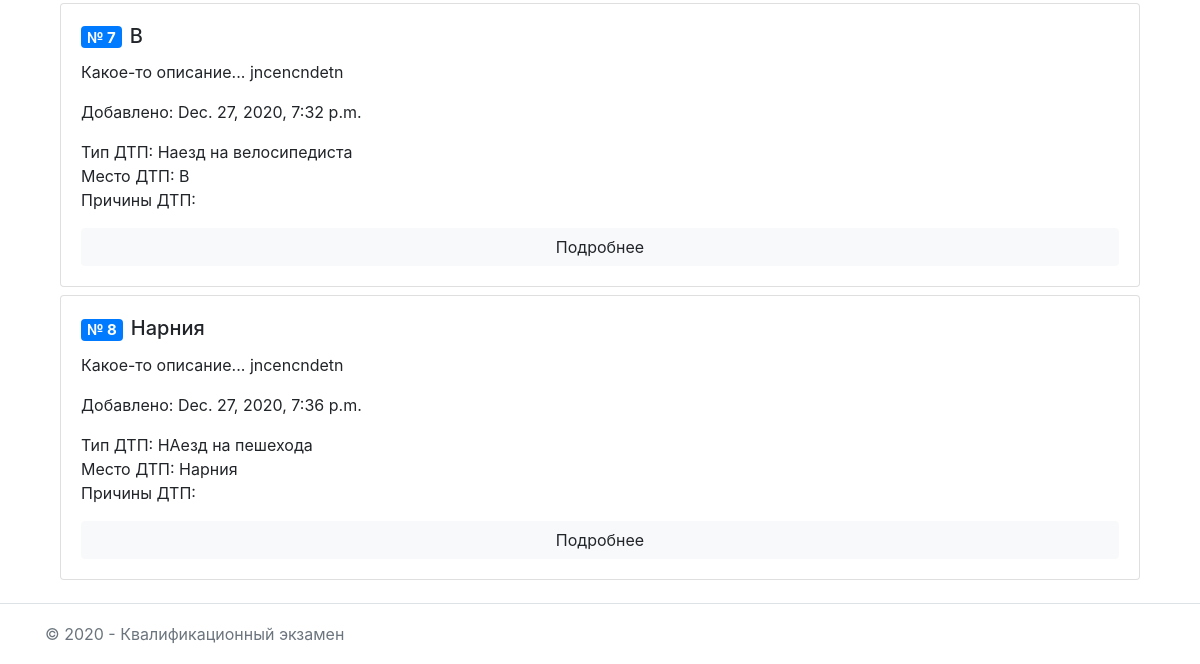
The app's page /allIncidents/ (lower part), older data.
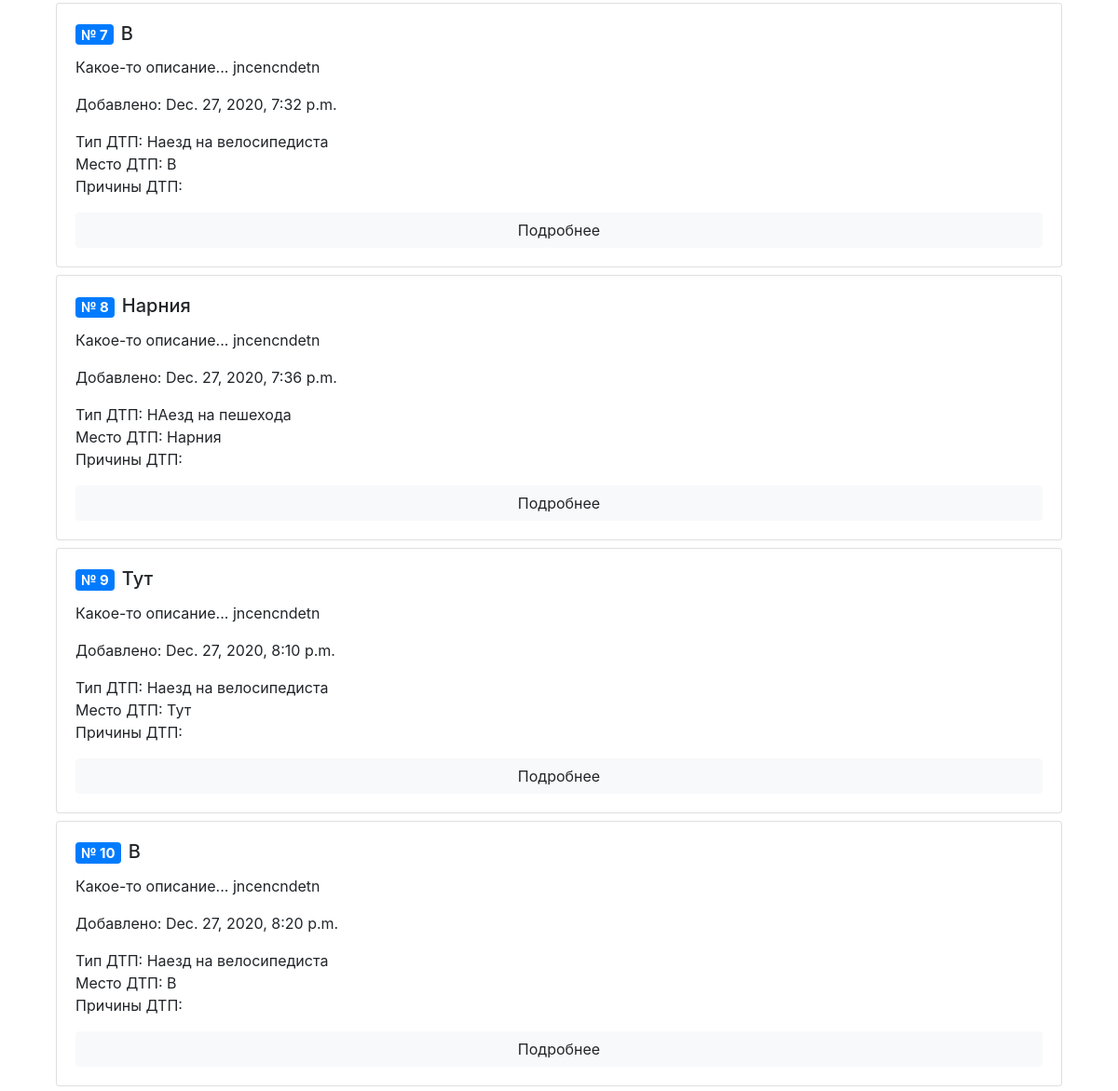
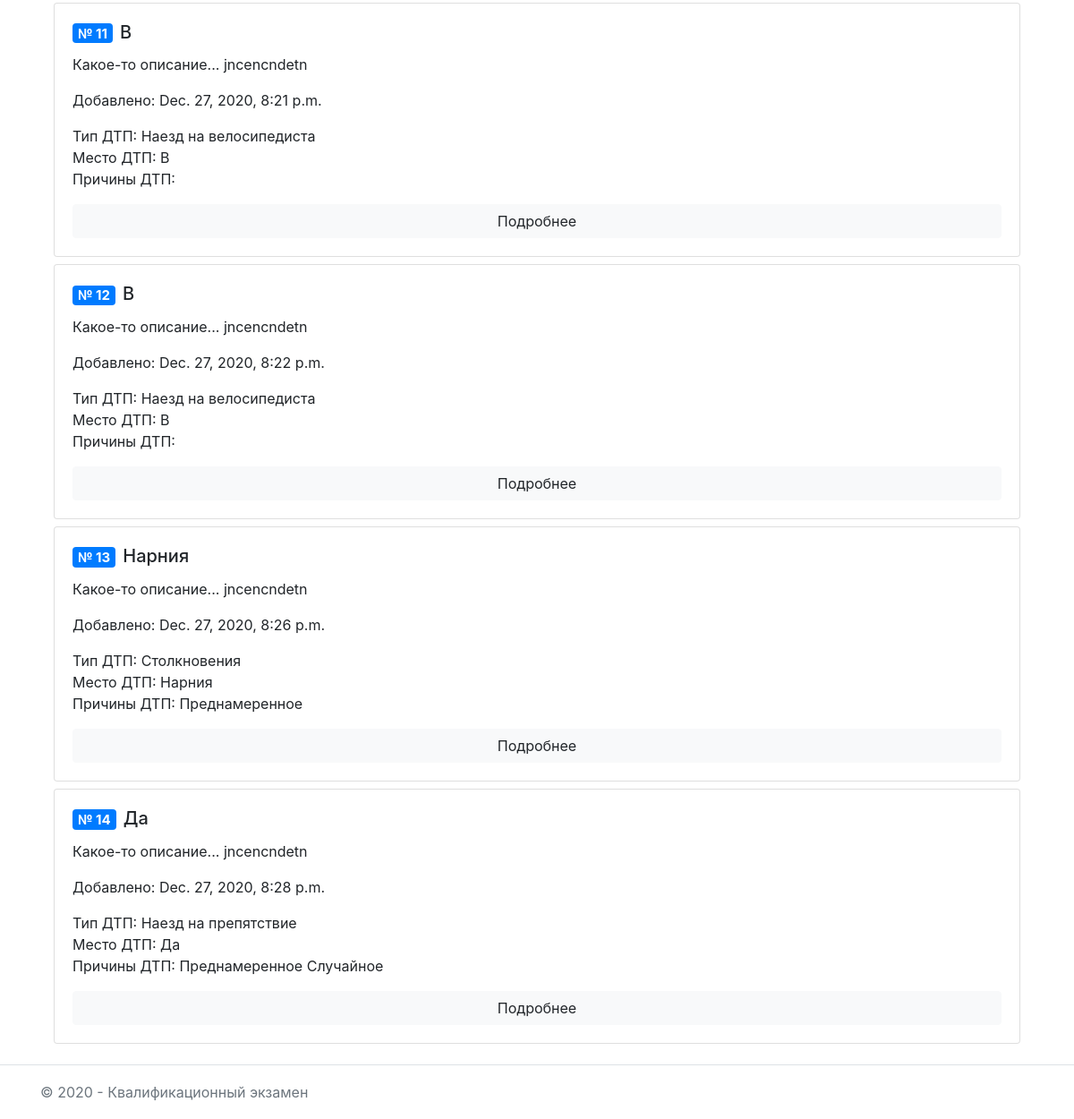
The same page, newer data (2 pictures, top to bottom).
### GAI/models.py (models this page shows)
class cards(models.Model):
    date = models.DateTimeField(auto_now_add=True)
    place = models.CharField(max_length=500)
    incident = models.ForeignKey(type_incident, on_delete=models.CASCADE)
    driver = models.ForeignKey(drivers, on_delete=models.CASCADE)
    died_count = models.IntegerField()
    injured_count = models.IntegerField()
    car = models.ForeignKey(cars, on_delete=models.CASCADE)
    weather = models.ForeignKey(conditionals, on_delete=models.CASCADE)
    prichiny = models.ManyToManyField(reasons_DTP)

class type_incident(models.Model):
    name = models.CharField(max_length=220)

class reasons_DTP(models.Model):
    name = models.CharField(max_length=228)

### GAI/views.py (the view)
# urls.py: path('allIncidents/', views.allIncident),
def allIncident(request):
    allIncident = models.cards.objects.all()
    return render(request, "allIncidents.html", {"data":allIncident})

### templates/allIncidents.html (shortened to what this page needs)
{% extends "base.html" %}
{% block main %}
<main role="main" class="pb-3">
	<div>
		<div class="container">
			{%  for i in data %}
			<div class="card mb-2">
				<div class="card-body">
					<h5 class="card-title"><span class="badge badge-primary mr-2">№ {{ i.id }}</span>{{i.place}}</h5>
					<p class="card-text">Какое-то описание... jncencndetn</p>
					<p class="card-text">Добавлено: {{ i.date }}</p>
					<p class="card-text mb-0">Тип ДТП: {{ i.incident.name }}</p>
					<p class="card-text mb-0">Место ДТП: {{ i.place}}</p>
					<p class="card-text">Причины ДТП:
                    {% for j in i.prichiny.all %}
                        {{ j.name }}
                    {% endfor %}
                    </p>
					<a href="{{i.id}}" class="btn btn-light btn-block">Подробнее</a>
				</div>
			</div>
			{% endfor %}
		</div>
	</div>
</main>
{% endblock main %}

Row changes from the older to the newer data that the page shows:
added cards: id "9", place "Тут", date "Dec. 27, 2020, 8:10 p.m.", incident.name "Наезд на велосипедиста"
added cards: id "10", place "В", date "Dec. 27, 2020, 8:20 p.m.", incident.name "Наезд на велосипедиста"
added cards: id "11", place "В", date "Dec. 27, 2020, 8:21 p.m.", incident.name "Наезд на велосипедиста"
added cards: id "12", place "В", date "Dec. 27, 2020, 8:22 p.m.", incident.name "Наезд на велосипедиста"
added cards: id "13", place "Нарния", date "Dec. 27, 2020, 8:26 p.m.", incident.name "Столкновения"
now on this page (row unchanged): reasons_DTP: name "Преднамеренное"
added cards: id "14", place "Да", date "Dec. 27, 2020, 8:28 p.m.", incident.name "Наезд на препятствие"
now on this page (row unchanged): reasons_DTP: name "Случайное", shown under "14"
